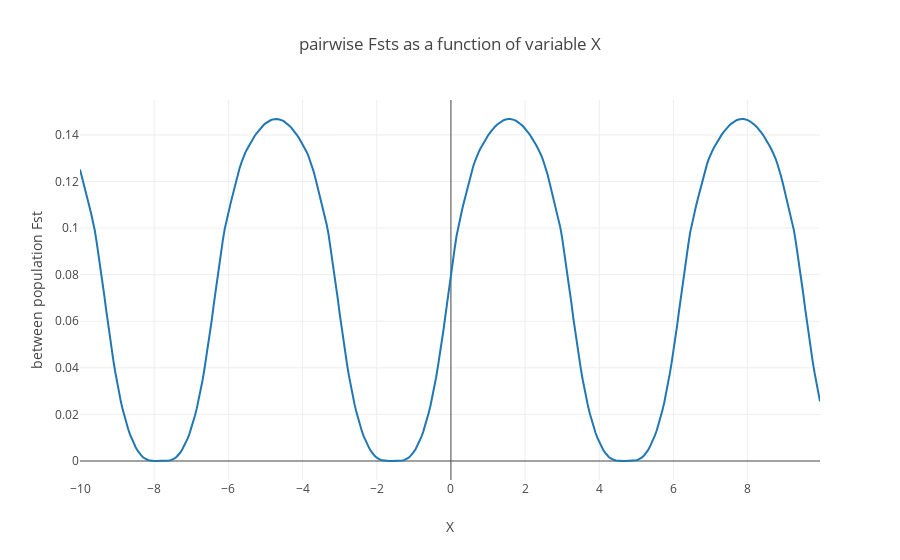

The notebook cell saved with this chart:
### Markdown cell above
We can see that distances in feature space aren't linearly correlated to among-population fsts. This is to be expected. However the relationship is globally positive, i'll take that as a win and procede.

### Code cell
coords= {z:[x for x in range(len(labels)) if labels[x] == z] for z in list(set(labels))}


fig_data= [go.Scatter(
x= Control[coords[i],0],
y= Control[coords[i],1],
mode= 'lines',
name= 'fst pops {} / {}'.format(i[0],i[1])
) for i in coords.keys()
]


layout = go.Layout(
    title= 'pairwise Fsts as a function of variable X',
    yaxis=dict(
        title='between population Fst'),
    xaxis=dict(
        title='X')
)


fig= go.Figure(data=fig_data, layout=layout)
iplot(fig)

### Figure 1 — Plotly figure (JSON) as saved in the notebook; plotly's stock layout.template omitted (floating-point values rounded to 4 significant figures; data arrays with more than 128 entries replaced by an {"elided": "..."} marker saying what was removed)
{"data": [{"mode": "lines", "name": "fst pops 1 / 2", "type": "scatter", "uid": "1a5e198a-8d58-41c8-8560-54d466f51089", "x": {"elided": "400 float values"}, "y": {"elided": "400 float values"}}], "layout": {"title": "pairwise Fsts as a function of variable X", "xaxis": {"title": "X"}, "yaxis": {"title": "between population Fst"}}}
